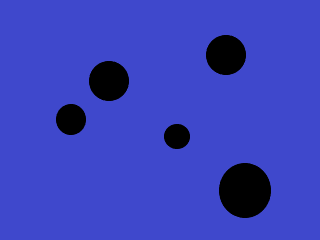
#> input picture Coconuts/circles.png, 320 x 240 px, found by its file name
$ python circl.py
#> lines starting #> are read from the running program, lines starting #| are printed output that depends on the picture; after the words box and inside, x2 and y2 are one past the last pixel; in counts of white or black regions, pixels touching at a corner belong together
import cv2

img = cv2.imread('Coconuts\circles.png')
#> img is the input picture: shape (240, 320, 3); mean B, G, R 188, 66.4, 58.1
cv2.circle(img, (200,0), 35, (255,255,255))
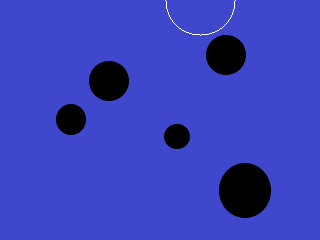
#> img: shape (240, 320, 3); 0.13% of pixels changed, all inside (x1, y1, x2, y2) = (165, 0, 236, 36)
cv2.circle(img, (200,0), 40, (255,255,255))
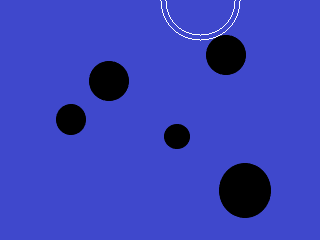
#> img: shape (240, 320, 3); 0.15% of pixels changed, all inside (x1, y1, x2, y2) = (160, 0, 241, 41)
cv2.circle(img, (240,0), 35, (255,255,255))
cv2.circle(img, (120,40), 30, (255,255,255))
cv2.circle(img, (160,40), 40, (255,255,255))
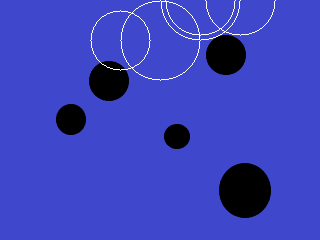
#> img: shape (240, 320, 3); mean B, G, R 188.6, 68, 59.8
cv2.circle(img, (200,40), 10, (255,255,255))
#> img: shape (240, 320, 3); 0.07% of pixels changed, all inside (x1, y1, x2, y2) = (190, 30, 211, 51)


cv2.imshow('a',img)
cv2.waitKey()
